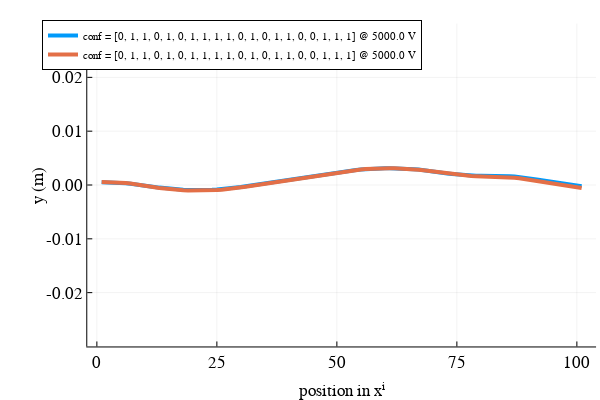

Notebook cell for this chart:
### Code cell
plot([x_test,x_gen],
xlabel ="position in xⁱ",
ylabel = "y (m)",
linewidth=4,
label="conf = $(c_test) @ $pot V",
legendfontsize=8,
guidefontsize=12,
tickfontsize=12,
legend=:topleft,
ylims=(-0.03,0.03)
)
